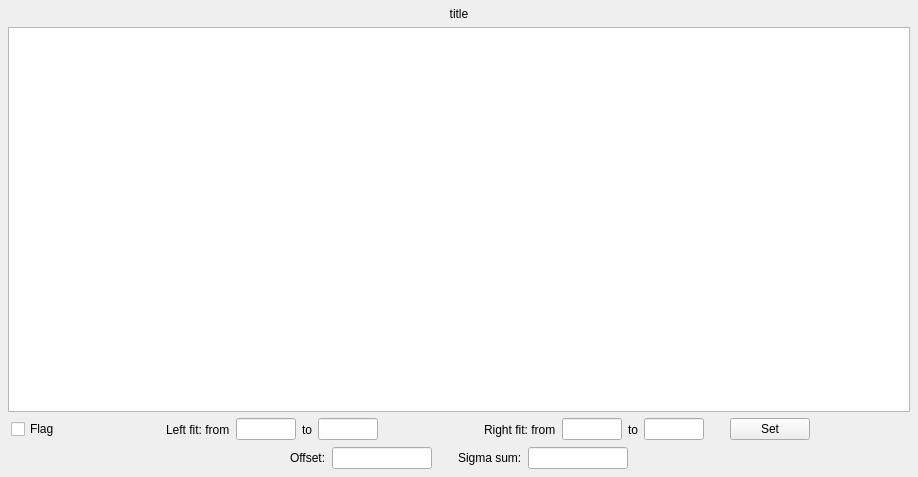
<?xml version="1.0" encoding="UTF-8"?>
<ui version="4.0">
 <class>Form</class>
 <widget class="QWidget" name="Form">
  <property name="geometry">
   <rect>
    <x>0</x>
    <y>0</y>
    <width>918</width>
    <height>477</height>
   </rect>
  </property>
  <property name="sizePolicy">
   <sizepolicy hsizetype="Expanding" vsizetype="Expanding">
    <horstretch>0</horstretch>
    <verstretch>0</verstretch>
   </sizepolicy>
  </property>
  <property name="windowTitle">
   <string>Form</string>
  </property>
  <layout class="QVBoxLayout" name="verticalLayout">
   <property name="spacing">
    <number>3</number>
   </property>
   <property name="leftMargin">
    <number>5</number>
   </property>
   <property name="topMargin">
    <number>7</number>
   </property>
   <property name="rightMargin">
    <number>5</number>
   </property>
   <property name="bottomMargin">
    <number>5</number>
   </property>
   <item>
    <layout class="QHBoxLayout" name="test_horizontalLayout">
     <property name="spacing">
      <number>0</number>
     </property>
     <property name="sizeConstraint">
      <enum>QLayout::SetFixedSize</enum>
     </property>
     <item>
      <widget class="QLabel" name="label_title">
       <property name="enabled">
        <bool>true</bool>
       </property>
       <property name="maximumSize">
        <size>
         <width>16777215</width>
         <height>27</height>
        </size>
       </property>
       <property name="text">
        <string>title</string>
       </property>
       <property name="alignment">
        <set>Qt::AlignCenter</set>
       </property>
      </widget>
     </item>
    </layout>
   </item>
   <item>
    <layout class="QVBoxLayout" name="lay1">
     <property name="spacing">
      <number>5</number>
     </property>
     <property name="sizeConstraint">
      <enum>QLayout::SetDefaultConstraint</enum>
     </property>
     <property name="leftMargin">
      <number>3</number>
     </property>
     <property name="topMargin">
      <number>3</number>
     </property>
     <property name="rightMargin">
      <number>3</number>
     </property>
     <property name="bottomMargin">
      <number>3</number>
     </property>
     <item>
      <widget class="CustomGraphicsView_basic" name="cgViewBasic">
       <property name="verticalScrollBarPolicy">
        <enum>Qt::ScrollBarAlwaysOff</enum>
       </property>
       <property name="horizontalScrollBarPolicy">
        <enum>Qt::ScrollBarAlwaysOff</enum>
       </property>
      </widget>
     </item>
     <item>
      <widget class="QStackedWidget" name="stackedWidget">
       <property name="maximumSize">
        <size>
         <width>16777215</width>
         <height>25</height>
        </size>
       </property>
       <property name="lineWidth">
        <number>1</number>
       </property>
       <property name="currentIndex">
        <number>0</number>
       </property>
       <widget class="QWidget" name="qhlayout_adjustLeftRight">
        <layout class="QHBoxLayout" name="horizontalLayout_31">
         <property name="spacing">
          <number>6</number>
         </property>
         <property name="sizeConstraint">
          <enum>QLayout::SetDefaultConstraint</enum>
         </property>
         <property name="leftMargin">
          <number>0</number>
         </property>
         <property name="topMargin">
          <number>0</number>
         </property>
         <property name="rightMargin">
          <number>0</number>
         </property>
         <property name="bottomMargin">
          <number>0</number>
         </property>
         <item>
          <spacer name="horizontalSpacer_2">
           <property name="orientation">
            <enum>Qt::Horizontal</enum>
           </property>
           <property name="sizeType">
            <enum>QSizePolicy::Fixed</enum>
           </property>
           <property name="sizeHint" stdset="0">
            <size>
             <width>3</width>
             <height>20</height>
            </size>
           </property>
          </spacer>
         </item>
         <item>
          <widget class="QCheckBox" name="checkBox_aLR_flag">
           <property name="sizePolicy">
            <sizepolicy hsizetype="Minimum" vsizetype="Fixed">
             <horstretch>0</horstretch>
             <verstretch>0</verstretch>
            </sizepolicy>
           </property>
           <property name="focusPolicy">
            <enum>Qt::NoFocus</enum>
           </property>
           <property name="text">
            <string>Flag</string>
           </property>
          </widget>
         </item>
         <item>
          <spacer name="horizontalSpacer_aLR_left">
           <property name="orientation">
            <enum>Qt::Horizontal</enum>
           </property>
           <property name="sizeType">
            <enum>QSizePolicy::Expanding</enum>
           </property>
           <property name="sizeHint" stdset="0">
            <size>
             <width>40</width>
             <height>20</height>
            </size>
           </property>
          </spacer>
         </item>
         <item>
          <widget class="QLabel" name="label_leftFit">
           <property name="minimumSize">
            <size>
             <width>0</width>
             <height>21</height>
            </size>
           </property>
           <property name="text">
            <string>Left fit: from</string>
           </property>
          </widget>
         </item>
         <item>
          <widget class="QLineEdit" name="lineEdit_inout_leftSide_leftAdj">
           <property name="sizePolicy">
            <sizepolicy hsizetype="Fixed" vsizetype="Fixed">
             <horstretch>0</horstretch>
             <verstretch>0</verstretch>
            </sizepolicy>
           </property>
           <property name="minimumSize">
            <size>
             <width>0</width>
             <height>21</height>
            </size>
           </property>
           <property name="maximumSize">
            <size>
             <width>60</width>
             <height>16777215</height>
            </size>
           </property>
           <property name="inputMethodHints">
            <set>Qt::ImhDigitsOnly|Qt::ImhFormattedNumbersOnly|Qt::ImhLatinOnly</set>
           </property>
          </widget>
         </item>
         <item>
          <widget class="QLabel" name="label_leftTo">
           <property name="minimumSize">
            <size>
             <width>0</width>
             <height>21</height>
            </size>
           </property>
           <property name="text">
            <string>to</string>
           </property>
          </widget>
         </item>
         <item>
          <widget class="QLineEdit" name="lineEdit_inout_leftSide_rightAdj">
           <property name="sizePolicy">
            <sizepolicy hsizetype="Fixed" vsizetype="Fixed">
             <horstretch>0</horstretch>
             <verstretch>0</verstretch>
            </sizepolicy>
           </property>
           <property name="minimumSize">
            <size>
             <width>0</width>
             <height>21</height>
            </size>
           </property>
           <property name="maximumSize">
            <size>
             <width>60</width>
             <height>16777215</height>
            </size>
           </property>
           <property name="inputMethodHints">
            <set>Qt::ImhDigitsOnly|Qt::ImhFormattedNumbersOnly|Qt::ImhLatinOnly</set>
           </property>
          </widget>
         </item>
         <item>
          <spacer name="horizontalSpacer_aLR_separatorLR">
           <property name="orientation">
            <enum>Qt::Horizontal</enum>
           </property>
           <property name="sizeHint" stdset="0">
            <size>
             <width>40</width>
             <height>20</height>
            </size>
           </property>
          </spacer>
         </item>
         <item>
          <widget class="QLabel" name="label_rightFit">
           <property name="minimumSize">
            <size>
             <width>0</width>
             <height>21</height>
            </size>
           </property>
           <property name="text">
            <string>Right fit: from</string>
           </property>
          </widget>
         </item>
         <item>
          <widget class="QLineEdit" name="lineEdit_inout_rightSide_leftAdj">
           <property name="sizePolicy">
            <sizepolicy hsizetype="Fixed" vsizetype="Fixed">
             <horstretch>0</horstretch>
             <verstretch>0</verstretch>
            </sizepolicy>
           </property>
           <property name="minimumSize">
            <size>
             <width>0</width>
             <height>21</height>
            </size>
           </property>
           <property name="maximumSize">
            <size>
             <width>60</width>
             <height>16777215</height>
            </size>
           </property>
           <property name="inputMethodHints">
            <set>Qt::ImhDigitsOnly|Qt::ImhFormattedNumbersOnly|Qt::ImhLatinOnly</set>
           </property>
          </widget>
         </item>
         <item>
          <widget class="QLabel" name="label_rightTo">
           <property name="minimumSize">
            <size>
             <width>0</width>
             <height>21</height>
            </size>
           </property>
           <property name="text">
            <string>to</string>
           </property>
          </widget>
         </item>
         <item>
          <widget class="QLineEdit" name="lineEdit_inout_rightSide_rightAdj">
           <property name="sizePolicy">
            <sizepolicy hsizetype="Fixed" vsizetype="Fixed">
             <horstretch>0</horstretch>
             <verstretch>0</verstretch>
            </sizepolicy>
           </property>
           <property name="minimumSize">
            <size>
             <width>0</width>
             <height>21</height>
            </size>
           </property>
           <property name="maximumSize">
            <size>
             <width>60</width>
             <height>16777215</height>
            </size>
           </property>
           <property name="inputMethodHints">
            <set>Qt::ImhDigitsOnly|Qt::ImhFormattedNumbersOnly|Qt::ImhLatinOnly</set>
           </property>
          </widget>
         </item>
         <item>
          <spacer name="horizontalSpacer_aLR_separatorRSet">
           <property name="orientation">
            <enum>Qt::Horizontal</enum>
           </property>
           <property name="sizeType">
            <enum>QSizePolicy::Fixed</enum>
           </property>
           <property name="sizeHint" stdset="0">
            <size>
             <width>20</width>
             <height>20</height>
            </size>
           </property>
          </spacer>
         </item>
         <item>
          <widget class="QPushButton" name="pButton_setLeftRight">
           <property name="text">
            <string>Set</string>
           </property>
          </widget>
         </item>
         <item>
          <spacer name="horizontalSpacer_aLR_right">
           <property name="orientation">
            <enum>Qt::Horizontal</enum>
           </property>
           <property name="sizeHint" stdset="0">
            <size>
             <width>40</width>
             <height>20</height>
            </size>
           </property>
          </spacer>
         </item>
        </layout>
       </widget>
       <widget class="QWidget" name="qhlayout_adjustX0">
        <layout class="QHBoxLayout" name="horizontalLayout">
         <property name="leftMargin">
          <number>0</number>
         </property>
         <property name="topMargin">
          <number>0</number>
         </property>
         <property name="rightMargin">
          <number>0</number>
         </property>
         <property name="bottomMargin">
          <number>0</number>
         </property>
         <item>
          <spacer name="horizontalSpacer_3">
           <property name="orientation">
            <enum>Qt::Horizontal</enum>
           </property>
           <property name="sizeType">
            <enum>QSizePolicy::Fixed</enum>
           </property>
           <property name="sizeHint" stdset="0">
            <size>
             <width>3</width>
             <height>20</height>
            </size>
           </property>
          </spacer>
         </item>
         <item>
          <widget class="QCheckBox" name="checkBox_aX0_flag">
           <property name="focusPolicy">
            <enum>Qt::NoFocus</enum>
           </property>
           <property name="text">
            <string>Flag</string>
           </property>
          </widget>
         </item>
         <item>
          <spacer name="horizontalSpacer_aX0_left">
           <property name="orientation">
            <enum>Qt::Horizontal</enum>
           </property>
           <property name="sizeHint" stdset="0">
            <size>
             <width>40</width>
             <height>20</height>
            </size>
           </property>
          </spacer>
         </item>
         <item>
          <widget class="QLabel" name="label_X0Center">
           <property name="minimumSize">
            <size>
             <width>0</width>
             <height>21</height>
            </size>
           </property>
           <property name="text">
            <string>Profile center:</string>
           </property>
          </widget>
         </item>
         <item>
          <widget class="QLineEdit" name="lineEdit_inout_X0">
           <property name="sizePolicy">
            <sizepolicy hsizetype="Fixed" vsizetype="Fixed">
             <horstretch>0</horstretch>
             <verstretch>0</verstretch>
            </sizepolicy>
           </property>
           <property name="minimumSize">
            <size>
             <width>0</width>
             <height>21</height>
            </size>
           </property>
           <property name="maximumSize">
            <size>
             <width>60</width>
             <height>16777215</height>
            </size>
           </property>
          </widget>
         </item>
         <item>
          <spacer name="horizontalSpacer_aX0_middle">
           <property name="orientation">
            <enum>Qt::Horizontal</enum>
           </property>
           <property name="sizeType">
            <enum>QSizePolicy::Fixed</enum>
           </property>
           <property name="sizeHint" stdset="0">
            <size>
             <width>20</width>
             <height>20</height>
            </size>
           </property>
          </spacer>
         </item>
         <item>
          <widget class="QPushButton" name="pButton_setX0">
           <property name="sizePolicy">
            <sizepolicy hsizetype="Minimum" vsizetype="Fixed">
             <horstretch>0</horstretch>
             <verstretch>0</verstretch>
            </sizepolicy>
           </property>
           <property name="minimumSize">
            <size>
             <width>0</width>
             <height>0</height>
            </size>
           </property>
           <property name="baseSize">
            <size>
             <width>0</width>
             <height>0</height>
            </size>
           </property>
           <property name="text">
            <string>Set</string>
           </property>
          </widget>
         </item>
         <item>
          <spacer name="horizontalSpacer_aX0_right">
           <property name="orientation">
            <enum>Qt::Horizontal</enum>
           </property>
           <property name="sizeHint" stdset="0">
            <size>
             <width>40</width>
             <height>20</height>
            </size>
           </property>
          </spacer>
         </item>
        </layout>
       </widget>
      </widget>
     </item>
     <item>
      <widget class="QWidget" name="qhlayout_results" native="true">
       <layout class="QHBoxLayout" name="horizontalLayout_32">
        <property name="sizeConstraint">
         <enum>QLayout::SetDefaultConstraint</enum>
        </property>
        <property name="leftMargin">
         <number>0</number>
        </property>
        <property name="topMargin">
         <number>0</number>
        </property>
        <property name="rightMargin">
         <number>0</number>
        </property>
        <property name="bottomMargin">
         <number>0</number>
        </property>
        <item>
         <spacer name="horizontalSpacer_6">
          <property name="orientation">
           <enum>Qt::Horizontal</enum>
          </property>
          <property name="sizeHint" stdset="0">
           <size>
            <width>40</width>
            <height>20</height>
           </size>
          </property>
         </spacer>
        </item>
        <item>
         <widget class="QLabel" name="label_offsetAtX0">
          <property name="text">
           <string>Offset:</string>
          </property>
         </widget>
        </item>
        <item>
         <widget class="QLineEdit" name="lineEdit_out_offsetAtX0">
          <property name="sizePolicy">
           <sizepolicy hsizetype="Fixed" vsizetype="Fixed">
            <horstretch>0</horstretch>
            <verstretch>0</verstretch>
           </sizepolicy>
          </property>
          <property name="maximumSize">
           <size>
            <width>100</width>
            <height>16777215</height>
           </size>
          </property>
          <property name="focusPolicy">
           <enum>Qt::NoFocus</enum>
          </property>
          <property name="inputMask">
           <string notr="true"/>
          </property>
          <property name="text">
           <string/>
          </property>
          <property name="readOnly">
           <bool>true</bool>
          </property>
         </widget>
        </item>
        <item>
         <spacer name="horizontalSpacer">
          <property name="orientation">
           <enum>Qt::Horizontal</enum>
          </property>
          <property name="sizeType">
           <enum>QSizePolicy::Fixed</enum>
          </property>
          <property name="sizeHint" stdset="0">
           <size>
            <width>20</width>
            <height>20</height>
           </size>
          </property>
         </spacer>
        </item>
        <item>
         <widget class="QLabel" name="label_sigmaSum">
          <property name="text">
           <string>Sigma sum:</string>
          </property>
         </widget>
        </item>
        <item>
         <widget class="QLineEdit" name="lineEdit_out_sigmaSum">
          <property name="sizePolicy">
           <sizepolicy hsizetype="Fixed" vsizetype="Fixed">
            <horstretch>0</horstretch>
            <verstretch>0</verstretch>
           </sizepolicy>
          </property>
          <property name="maximumSize">
           <size>
            <width>100</width>
            <height>16777215</height>
           </size>
          </property>
          <property name="focusPolicy">
           <enum>Qt::NoFocus</enum>
          </property>
          <property name="inputMask">
           <string notr="true"/>
          </property>
          <property name="readOnly">
           <bool>true</bool>
          </property>
         </widget>
        </item>
        <item>
         <spacer name="horizontalSpacer_8">
          <property name="orientation">
           <enum>Qt::Horizontal</enum>
          </property>
          <property name="sizeHint" stdset="0">
           <size>
            <width>40</width>
            <height>20</height>
           </size>
          </property>
         </spacer>
        </item>
       </layout>
      </widget>
     </item>
    </layout>
   </item>
  </layout>
 </widget>
 <customwidgets>
  <customwidget>
   <class>CustomGraphicsView_basic</class>
   <extends>QGraphicsView</extends>
   <header>customgraphicsview_basic.h</header>
  </customwidget>
 </customwidgets>
 <tabstops>
  <tabstop>cgViewBasic</tabstop>
 </tabstops>
 <resources/>
 <connections/>
</ui>
